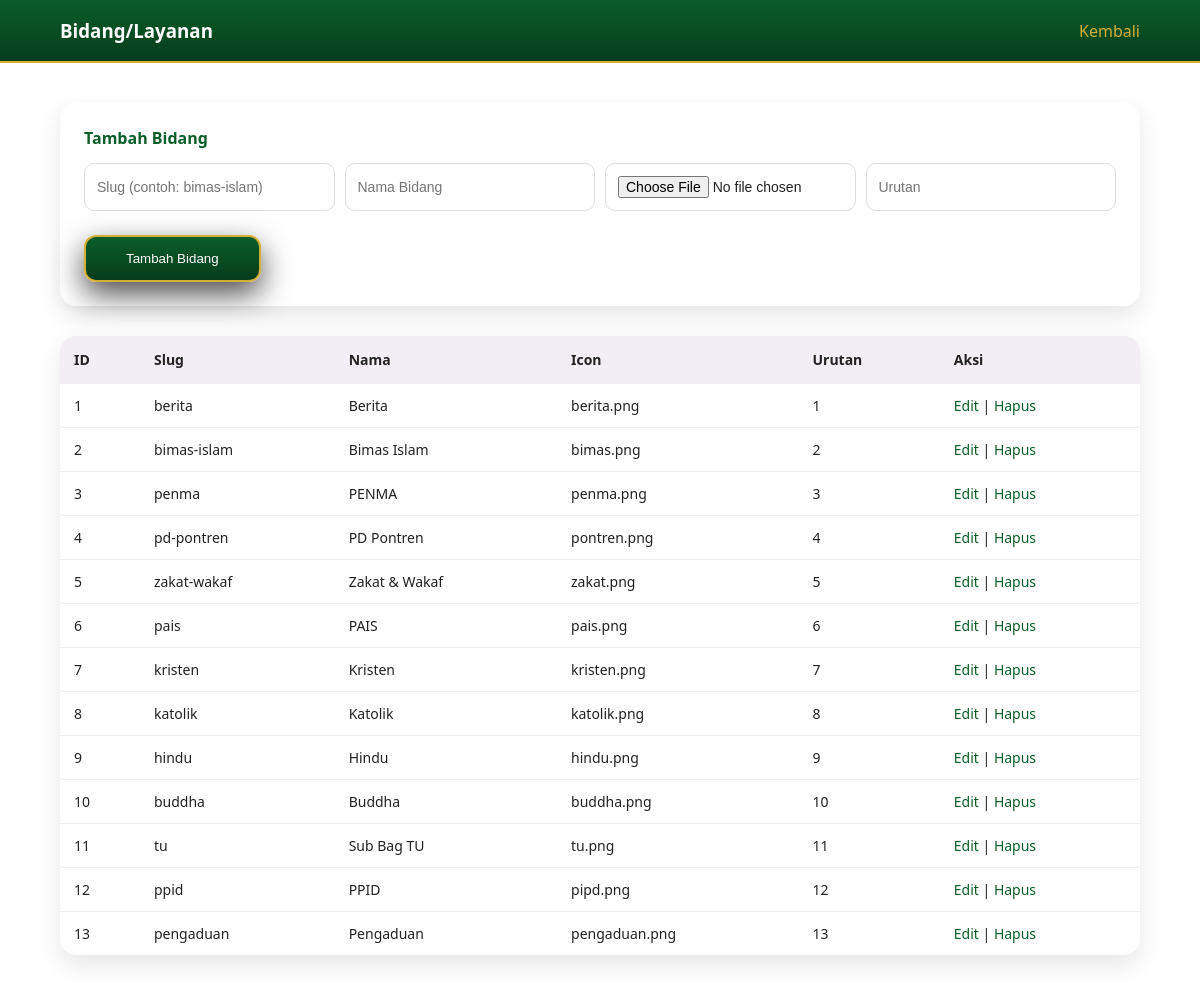
Page /admin/bidang.php (signed in) on the earlier database version.
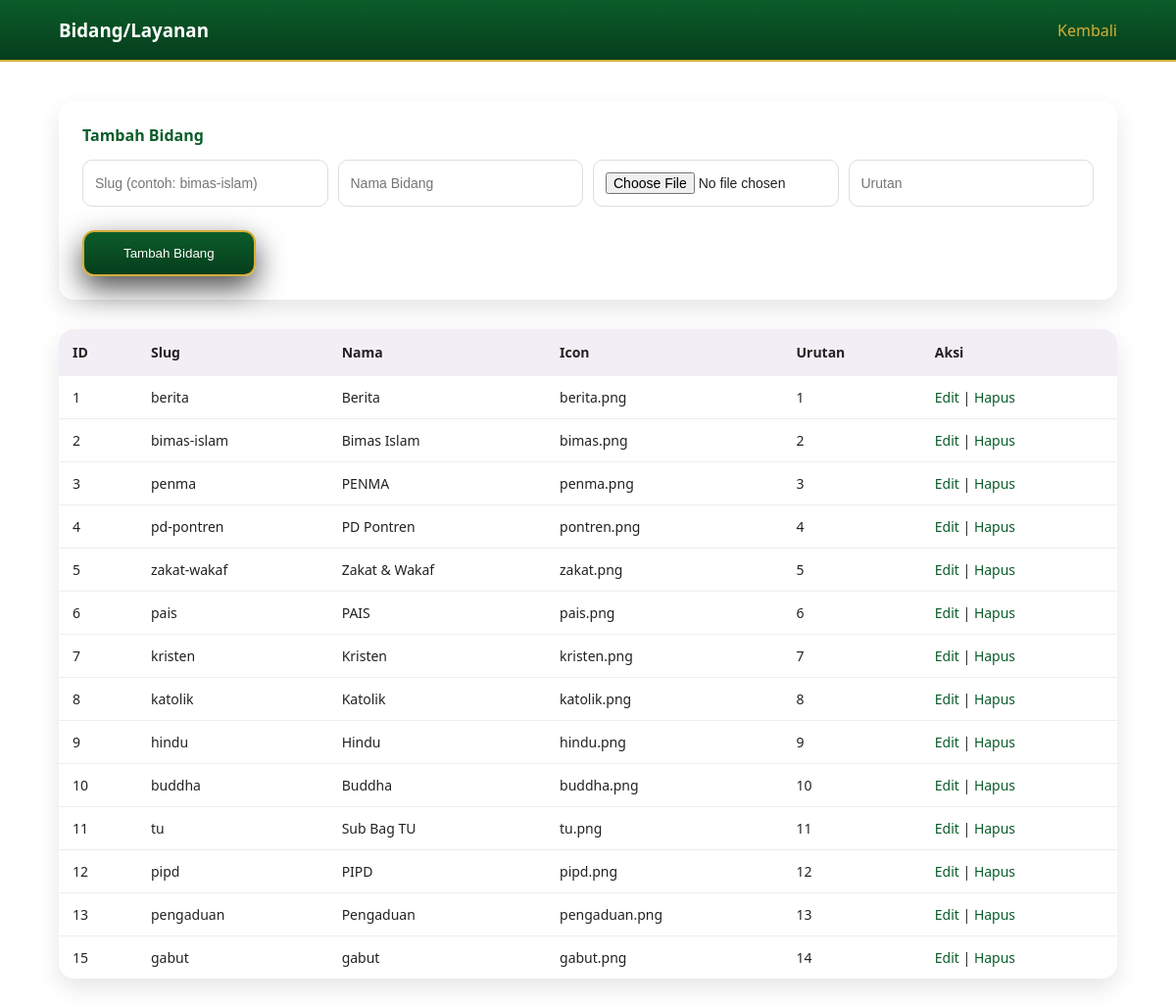
Same page on the later database version.
### tables this page shows
CREATE TABLE `bidang` (
  `id_bidang` int(11) NOT NULL,
  `slug` varchar(100) DEFAULT NULL,
  `nama_bidang` varchar(100) DEFAULT NULL,
  `icon` varchar(100) DEFAULT NULL,
  `urutan` int(11) DEFAULT NULL
);

### admin/bidang.php (the view, shortened to what this page needs)
<?php
include '../config/db.php';
$edit = null;
$data = mysqli_query($conn, "SELECT * FROM bidang ORDER BY urutan ASC");
?>
<!DOCTYPE html>
<html lang="id">
<head>
  <link rel="stylesheet" href="../css/style.css">
</head>
<body>
<div class="admin-header">
  <div class="container">
    <h3>Bidang/Layanan</h3>
    <a href="dashboard.php">Kembali</a>
  </div>
</div>
<div class="container" style="padding:40px 0;">
  <form method="post" enctype="multipart/form-data" class="admin-box">
    <h4><?php echo $edit ? 'Edit Bidang' : 'Tambah Bidang'; ?></h4>
    <div style="display:grid;grid-template-columns:repeat(4,1fr);gap:10px;margin-top:10px;">
      <input type="text" name="slug" placeholder="Slug (contoh: bimas-islam)" required
        value="<?php echo $edit['slug'] ?? ''; ?>">
      <input type="text" name="nama" placeholder="Nama Bidang" required
        value="<?php echo $edit['nama_bidang'] ?? ''; ?>">
      <input type="file" name="icon" <?php echo $edit ? '' : 'required'; ?>>
      <input type="number" name="urutan" placeholder="Urutan" required
        value="<?php echo $edit['urutan'] ?? ''; ?>">
    </div>
    <button class="btn-primary" style="margin-top:14px;">
      <?php echo $edit ? 'Simpan Perubahan' : 'Tambah Bidang'; ?>
    </button>
  </form>
  <table class="admin-table">
    <tr style="background:#f3eef6;">
      <th>ID</th>
      <th>Slug</th>
      <th>Nama</th>
      <th>Icon</th>
      <th>Urutan</th>
      <th>Aksi</th>
    </tr>
    <?php while ($b = mysqli_fetch_assoc($data)): ?>
      <tr style="border-top:1px solid #eee;">
        <td><?php echo $b['id_bidang']; ?></td>
        <td><?php echo $b['slug']; ?></td>
        <td><?php echo $b['nama_bidang']; ?></td>
        <td><?php echo $b['icon']; ?></td>
        <td><?php echo $b['urutan']; ?></td>
        <td>
          <a href="?edit=<?php echo $b['id_bidang']; ?>">Edit</a> |
          <a href="?hapus=<?php echo $b['id_bidang']; ?>" onclick="return confirm('Hapus data ini?')">Hapus</a>
        </td>
      </tr>
    <?php endwhile; ?>
  </table>
</div>
</body>
</html>

Differences in the rows shown:
changed bidang "pipd.png": slug "ppid" → "pipd"; nama_bidang "PPID" → "PIPD"
added bidang: id_bidang "15", slug "gabut", nama_bidang "gabut", icon "gabut.png", urutan "14"
